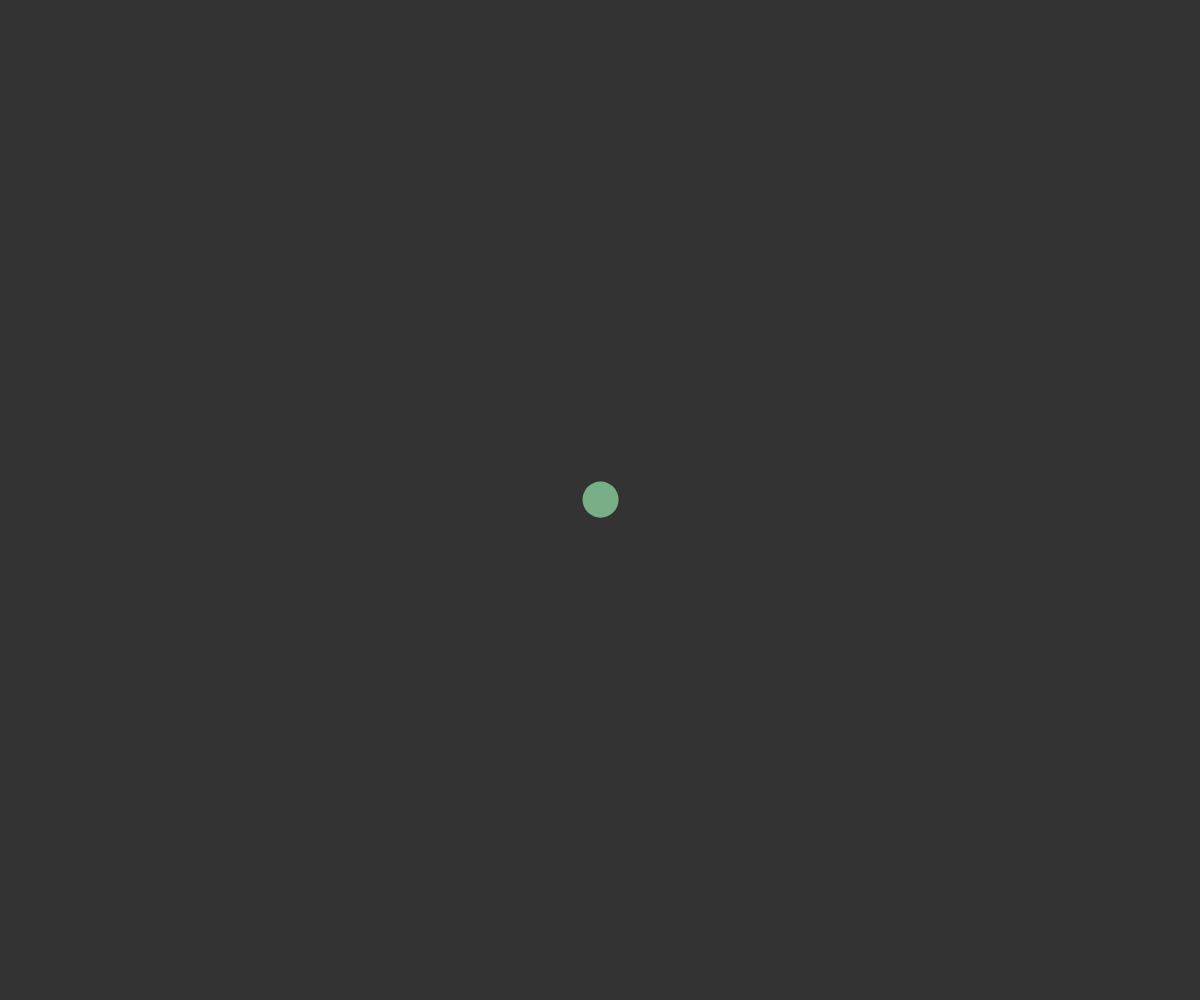
Frame 1 (no input)
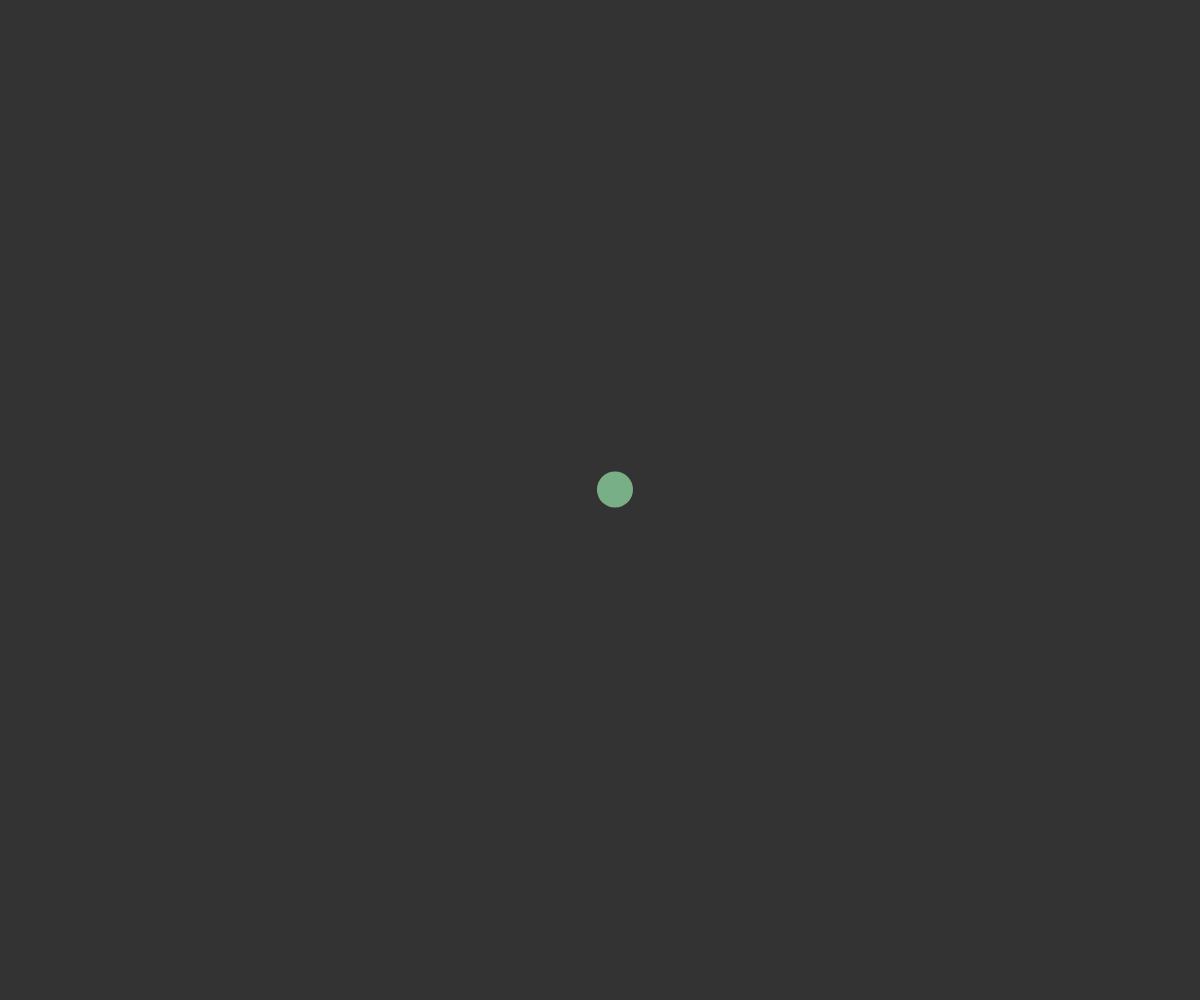
Frame 60 (no input)
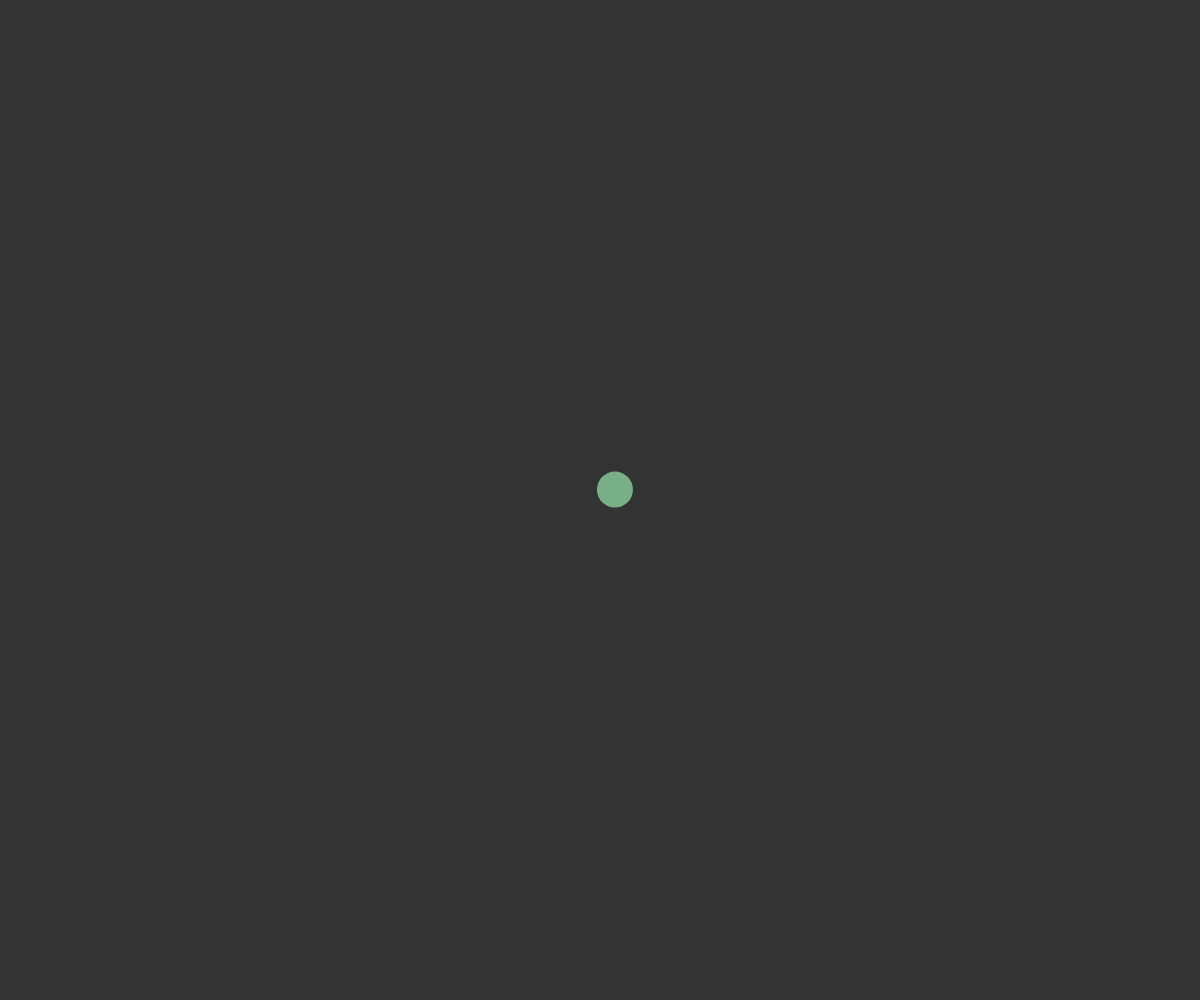
Frame 120 (the mouse pressed at the canvas centre since frame 60)

The p5.js sketch that drew these frames (run headless with seeded random() and noise() and a simulated clock; from frame 60 on, the mouse is pressed at the canvas centre):

// p5.js sketch
// ── sketch.js
let canvas;
let entities = new Set([]);

const MOUSE_DRAG_STRENGTH = 1;

function keyTyped() {
  if (keyCode == SPACE) {
    for (let entity of entities) {
      if (entity.touchingMouse()) {
        entity.split(entities);
        return;
      }
    }

    const pos = createVector(mouseX, mouseY);
    entities.add(new Vertex(pos));
  }
}

function mousePressed() {
  for (let entity of entities) {
    const mouse = createVector(mouseX, mouseY);
    const towardMouse = p5.Vector.sub(mouse, entity.pos);
    if (towardMouse.mag() < entity.rad) {
      towardMouse.mult(MOUSE_DRAG_STRENGTH);
      entity.applyForce(towardMouse);
    }
  }
}

function setup() {
  canvas = createCanvas(windowWidth, windowHeight);
  const pos = createVector(width/2, height/2);
  entities.add(new Vertex(pos));
}

function draw() {
  background(51);
  for (let entity of entities) {
    entity.update(entities);
    entity.show();
  }
}

// ── styles.css
* {
  margin: 0px;
  padding: 0px;
}

canvas {
  left: 0;
  right: 0;
  top: 0;
  bottom: 0;
}

// ── vertex.js
const REPULSION_STRENGTH = 100;
const ATTRACTION_STRENGTH = 0.01;
const CHILD_REPULSION_FORCE = 5;
const CENTER_SEEK_STRENGTH = 0.0001;

class Vertex {
  constructor(pos, vel) {
    this.pos = pos;
    this.vel = vel || p5.Vector.mult(p5.Vector.random2D(), random(1));
    this.acc = createVector(0, 0);
    this.col = color(random(100, 200), random(100, 200), random(100, 200));
    this.rad = random(10, 20);
    this.neighbors = new Set([]);
  }

  makeNeighbors(other) {
    this.neighbors.add(other);
    other.neighbors.add(this);
  }

  applyForce(f) {
    this.acc.add(f);
  }

  applyFriction() {
    this.vel.mult(0.97);
  }

  update(entities) {
    this.processEntities(entities);
    this.seekCenter();
    this.applyFriction();

    this.vel.add(this.acc);
    this.pos.add(this.vel);
    this.acc.mult(0);
  }

  show() {
    push();
    this.drawConnections(entities);
    fill(this.col);
    if (this.touchingMouse()) {
      stroke(255);
      strokeWeight(3);
    } else {
      noStroke();
    }
    ellipseMode(CENTER);
    ellipseMode(RADIUS);
    ellipse(this.pos.x, this.pos.y, this.rad, this.rad);
    pop();
  }

  touchingMouse() {
    const mouse = createVector(mouseX, mouseY);
    const diff = mouse.sub(this.pos);
    return diff.mag() <= this.rad;
  }

  seekCenter() {
    const center = createVector(width/2, height/2);
    const towardCenter = p5.Vector.sub(center, this.pos);
    towardCenter.mult(CENTER_SEEK_STRENGTH);
    this.applyForce(towardCenter);
  }

  drawConnections(entities) {
    for (let entity of entities) {
      if (this.neighbors.has(entity)) {
        const diff = p5.Vector.sub(this.pos, entity.pos);
        const thickness = constrain(100 / (1 + diff.mag()), 1, 10);
        stroke(255);
        strokeWeight(thickness);
        line(this.pos.x, this.pos.y, entity.pos.x, entity.pos.y);
      }
    }
  }

  processEntities(entities) {
    for (let other of entities) {
      this.repel(other, entities.size);
      if (this.neighbors.has(other)) {
        this.attract(other);
      }
    }
  }

  repel(other, n) {
    const away = p5.Vector.sub(this.pos, other.pos);
    away.setMag(REPULSION_STRENGTH / n / (away.mag() + 1));
    this.applyForce(away);
  }

  attract(other) {
    const toward = p5.Vector.sub(other.pos, this.pos);
    toward.mult(ATTRACTION_STRENGTH);
    this.applyForce(toward);
  }

  split(entities) {
    const acc = p5.Vector.random2D();
    acc.mult(CHILD_REPULSION_FORCE);
    const antiAcc = acc.copy();
    antiAcc.mult(-1);

    const pos = this.pos.copy();
    const r = p5.Vector.random2D();
    r.mult(this.rad / 2);
    pos.add(r);
    const child = new Vertex(pos);
    this.makeNeighbors(child);

    this.applyForce(acc);
    child.applyForce(antiAcc);

    entities.add(child);
  }
}
